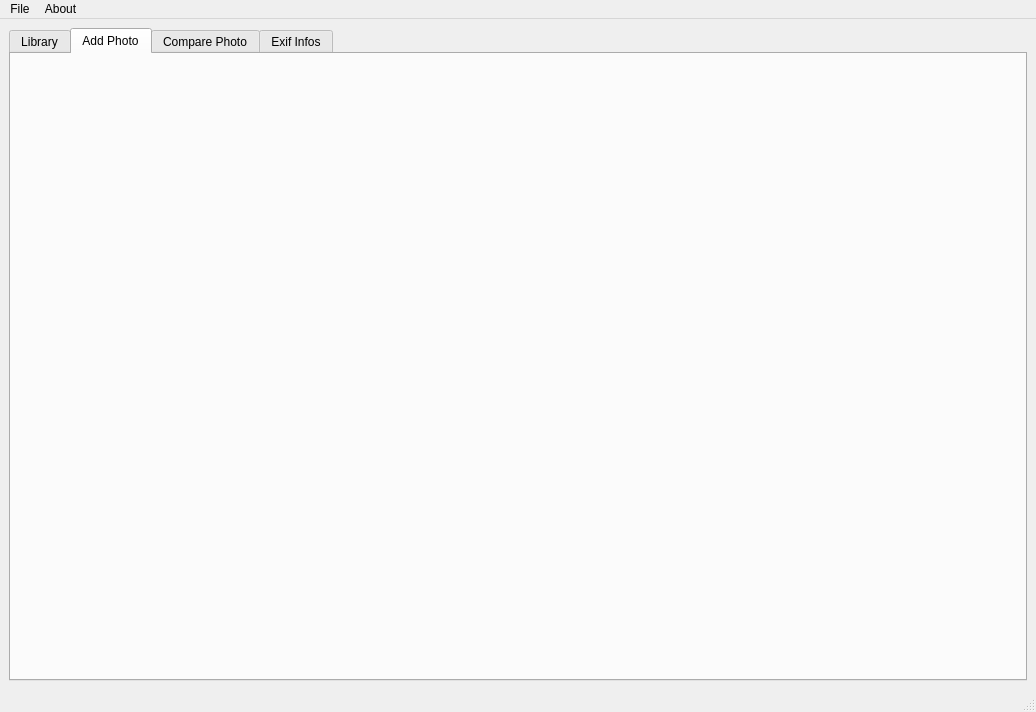
<?xml version="1.0" encoding="UTF-8"?>
<ui version="4.0">
 <class>MainWindow</class>
 <widget class="QMainWindow" name="MainWindow">
  <property name="geometry">
   <rect>
    <x>0</x>
    <y>0</y>
    <width>1036</width>
    <height>712</height>
   </rect>
  </property>
  <property name="windowTitle">
   <string>SecretPhotos</string>
  </property>
  <widget class="QWidget" name="centralwidget">
   <layout class="QHBoxLayout" name="horizontalLayout">
    <item>
     <widget class="QTabWidget" name="tabWidget">
      <property name="currentIndex">
       <number>1</number>
      </property>
      <property name="elideMode">
       <enum>Qt::ElideMiddle</enum>
      </property>
      <widget class="LibraryTab" name="tab_viewLibrary">
       <attribute name="title">
        <string>Library</string>
       </attribute>
      </widget>
      <widget class="AddPhotoTab" name="tab_addPhoto">
       <attribute name="title">
        <string>Add Photo</string>
       </attribute>
      </widget>
      <widget class="ComparePhotoTab" name="tab_comparePhoto">
       <attribute name="title">
        <string>Compare Photo</string>
       </attribute>
      </widget>
      <widget class="ViewExifTab" name="tab_viewExif">
       <attribute name="title">
        <string>Exif Infos</string>
       </attribute>
      </widget>
     </widget>
    </item>
   </layout>
  </widget>
  <widget class="QMenuBar" name="menubar">
   <property name="geometry">
    <rect>
     <x>0</x>
     <y>0</y>
     <width>1036</width>
     <height>22</height>
    </rect>
   </property>
   <widget class="QMenu" name="menuFile">
    <property name="title">
     <string>File</string>
    </property>
    <addaction name="actionOpen"/>
    <addaction name="separator"/>
    <addaction name="actionExit"/>
   </widget>
   <widget class="QMenu" name="menuAbout">
    <property name="title">
     <string>About</string>
    </property>
   </widget>
   <addaction name="menuFile"/>
   <addaction name="menuAbout"/>
  </widget>
  <widget class="QStatusBar" name="statusbar"/>
  <action name="actionExit">
   <property name="text">
    <string>Exit</string>
   </property>
   <property name="statusTip">
    <string>Quit SecretPhotos</string>
   </property>
   <property name="shortcut">
    <string>Ctrl+Q</string>
   </property>
  </action>
  <action name="actionOpen">
   <property name="text">
    <string>Open</string>
   </property>
   <property name="statusTip">
    <string>Open file...</string>
   </property>
   <property name="shortcut">
    <string>Ctrl+F</string>
   </property>
  </action>
 </widget>
 <customwidgets>
  <customwidget>
   <class>ComparePhotoTab</class>
   <extends>QWidget</extends>
   <header>widgets/ComparePhotoTab.h</header>
   <container>1</container>
  </customwidget>
  <customwidget>
   <class>ViewExifTab</class>
   <extends>QWidget</extends>
   <header>widgets/ViewExifTab.h</header>
   <container>1</container>
  </customwidget>
  <customwidget>
   <class>LibraryTab</class>
   <extends>QWidget</extends>
   <header>widgets/LibraryTab.h</header>
   <container>1</container>
  </customwidget>
  <customwidget>
   <class>AddPhotoTab</class>
   <extends>QWidget</extends>
   <header>widgets/AddPhotoTab.h</header>
   <container>1</container>
  </customwidget>
 </customwidgets>
 <resources/>
 <connections/>
</ui>
